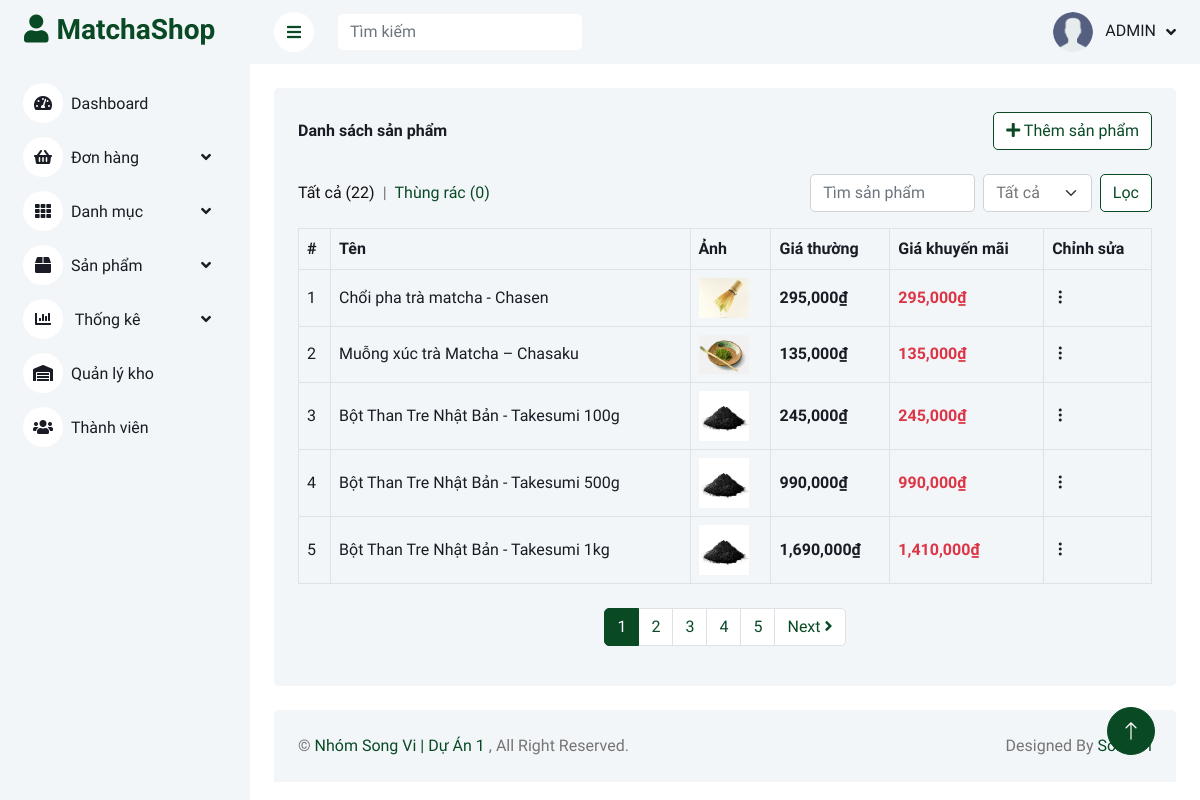
Page /admin/index.php?quanli=danh-sach-san-pham (signed in) on the committed database.
### tables this page shows
CREATE TABLE `products` (
  `product_id` int(11) NOT NULL,
  `category_id` int(11) NOT NULL,
  `name` varchar(255) NOT NULL,
  `image` varchar(255) NOT NULL,
  `quantity` int(11) NOT NULL,
  `sell_quantity` int(11) NOT NULL DEFAULT 0,
  `price` int(11) NOT NULL,
  `sale_price` int(11) NOT NULL,
  `create_date` datetime NOT NULL DEFAULT current_timestamp(),
  `views` int(11) NOT NULL DEFAULT 0,
  `details` text NOT NULL,
  `short_description` text NOT NULL,
  `status` tinyint(1) NOT NULL DEFAULT 1
);

### admin/models_admin/pdo_library.php (called while the page is built, shortened)
<?php
function pdo_query($sql){
    $sql_args = array_slice(func_get_args(), 1);
    try{
        $conn = pdo_get_connection();
        $stmt = $conn->prepare($sql);
        $stmt->execute($sql_args);
        $rows = $stmt->fetchAll();
        return $rows;
    }
    catch(PDOException $e){
        throw $e;
    }
    finally{
        unset($conn);
    }
}
?>

### admin/models_admin/ProductModel.php (called while the page is built, shortened)
<?php
    class ProductModel {
        public function select_products() {
            $sql = "SELECT name FROM products WHERE status = 1";
            return pdo_query($sql);
        }
        function select_list_products($keyword, $id_danhmuc, $page, $perPage) {
            $start = ($page - 1) * $perPage;
            $sql = "SELECT * FROM products WHERE 1";
            $sql .= " AND status = 1 ORDER BY product_id DESC";
            $sql .= " LIMIT " . $start . ", " . $perPage;
            return pdo_query($sql);
        }
        public function select_recycle_products() {
            $sql = "SELECT * FROM products WHERE status = 0 ORDER BY product_id DESC";
            return pdo_query($sql);
        }
    }
?>

### admin/san-pham/list.php (the view, shortened to what this page needs)
<?php
if (isset($_POST['search'])) {
    $keyword = $_POST['keyword'];
    $cate_id = $_POST['search_cate'];
} else {
    $keyword = '';
    $cate_id = 0;
}
if (isset($_GET['page'])) {
    $page = $_GET['page'];
} else {
    $page = 1;
}
$list_products = $ProductModel->select_list_products($keyword, $cate_id, $page,5 );
$count_recycle = $ProductModel->select_recycle_products();
$all_products = $ProductModel->select_products();
$totalProducts = count($all_products);
$productsPerPage = 5;
$totalProducts = intval($totalProducts);
$productsPerPage = intval($productsPerPage);
$numberOfPages = ceil($totalProducts / $productsPerPage);
$currentPage = isset($_GET['page']) ? intval($_GET['page']) : 1;
$html_pagination = '';
$pagination_next = '';
for ($i = 1; $i <= $numberOfPages; $i++) {
    if ($i === $currentPage) {
        $active = 'active';
    } else {
        $active = '';
    }
    $html_pagination .= '
        <li class="page-item ' . $active . '">
            <a class="page-link" href="index.php?quanli=danh-sach-san-pham&page=' . $i . '">' . $i . '</a>
        </li>
    ';
    if ($currentPage < $numberOfPages) {
        $pagination_next = '
            <li class="page-item">
                <a class="page-link" href="index.php?quanli=danh-sach-san-pham&page=' . ($currentPage + 1) . '">
                    Next <i class="fa fa-angle-right"></i>
                </a>
            </li>
        ';
    }
}
?>
<div class="container-fluid pt-4 px-4">
    <div class="bg-light text-center rounded p-4">
        <div class="d-flex align-items-center justify-content-between mb-4">
            <h6 class="mb-0">Danh sách sản phẩm</h6>
            <a href="index.php?quanli=them-san-pham" class="btn btn-custom"><i class="fa fa-plus"></i> Thêm sản phẩm</a>
        </div>
        <div class="row align-items-center">
            <div class="col-lg-7 d-flex mb-3">
                <a class="link-hover" href="">Tất cả (<?=$totalProducts?>) </a>
                <div class="mx-2">|</div>
                <a class="link-not-hover" href="index.php?quanli=thung-rac-san-pham">Thùng rác (<?=count($count_recycle)?>) </a>
            </div>
            <form action="" method="post" class="col-lg-5 d-flex mb-3 justify-content-end">
                <div class="form-group ">
                    <input type="search" name="keyword" class="form-control" placeholder="Tìm sản phẩm">
                </div>
                <div class="form-group mx-2">
                    <select class="form-select" name="search_cate">
                        <option value="">Tất cả</option>
                    </select>
                </div>
                <input type="submit" name="search" class="btn btn-custom" value="Lọc">
            </form>
        </div>
        <div class="table-responsive">
            <table class="table text-start align-middle table-bordered table-hover mb-0">
                <thead>
                    <tr class="text-dark">
                        <th scope="col">#</th>
                        <th scope="col">Tên</th>
                        <th scope="col">Ảnh</th>
                        <th scope="col">Giá thường</th>
                        <th scope="col">Giá khuyến mãi</th>
                        <th scope="col">Chỉnh sửa</th>
                    </tr>
                </thead>
                <tbody>
                    <?php
                    $index = 0;
                    $currentPage = isset($_GET['page']) ? (int)$_GET['page'] : 1;
                    $productsPerPage = 5;
                    foreach ($list_products as $value) {
                        $index++;
                       $orderNumber = ($currentPage - 1) * $productsPerPage + $index;
                    ?>
                    <tr>
                        <td class="text-dark"><?=$orderNumber?></td>
                        <td class="text-dark" style="min-width: 200px;"><?=$value['name']?></td>
                        <td>
                            <img style="max-width: 50px;" src="../upload/<?=$value['image']?>" alt="">
                        </td>
                        <td class="text-dark" style="font-weight: 600;">
                            <?=number_format($value['price'])."₫"?>
                        </td>
                        <td class="text-danger" style="font-weight: 600;">
                            <?=number_format($value['sale_price'])."₫"?>
                        </td>
                        <td>
                            <div class="dropdown">
                                <a href="#" data-bs-toggle="dropdown" class="fs-24 text-gray">
                                    <i class="bi bi-three-dots-vertical text-dark"></i>
                                </a>
                            </div>
                        </td>
                    </tr>
                    <?php
                    }
                    ?>
                </tbody>
            </table>
            <div class="col-12 mt-4">
                <nav>
                    <ul class="pagination justify-content-center">
                        <?=$html_pagination?>
                        <?=$pagination_next?>
                    </ul>
                </nav>
            </div>
        </div>
    </div>
</div>

### admin/public_admin/css/style.css (style rules this page uses)
:root { --primary: #094A25; --light: #F3F6F9; --dark: #191C24; }
.btn { transition: .5s; }

### admin/public_admin/css/custom.css (style rules this page uses)
.link-hover { color: #111111; }
.link-not-hover { color: #094A25; }
.btn-custom { color: #094A25; background-color: white; border-color: #094A25; }

### rows in the picture
products: orderNumber "1", name "Chổi pha trà matcha - Chasen", image (picture), price "295,000", sale_price "295,000"
products: orderNumber "2", name "Muỗng xúc trà Matcha – Chasaku", image (picture), price "135,000", sale_price "135,000"
products: orderNumber "3", name "Bột Than Tre Nhật Bản - Takesumi 100g", image (picture), price "245,000", sale_price "245,000"
products: orderNumber "4", name "Bột Than Tre Nhật Bản - Takesumi 500g", image (picture), price "990,000", sale_price "990,000"
products: orderNumber "5", name "Bột Than Tre Nhật Bản - Takesumi 1kg", image (picture), price "1,690,000", sale_price "1,410,000"

### other values in the picture
$totalProducts "22"
count($count_recycle) "0"
